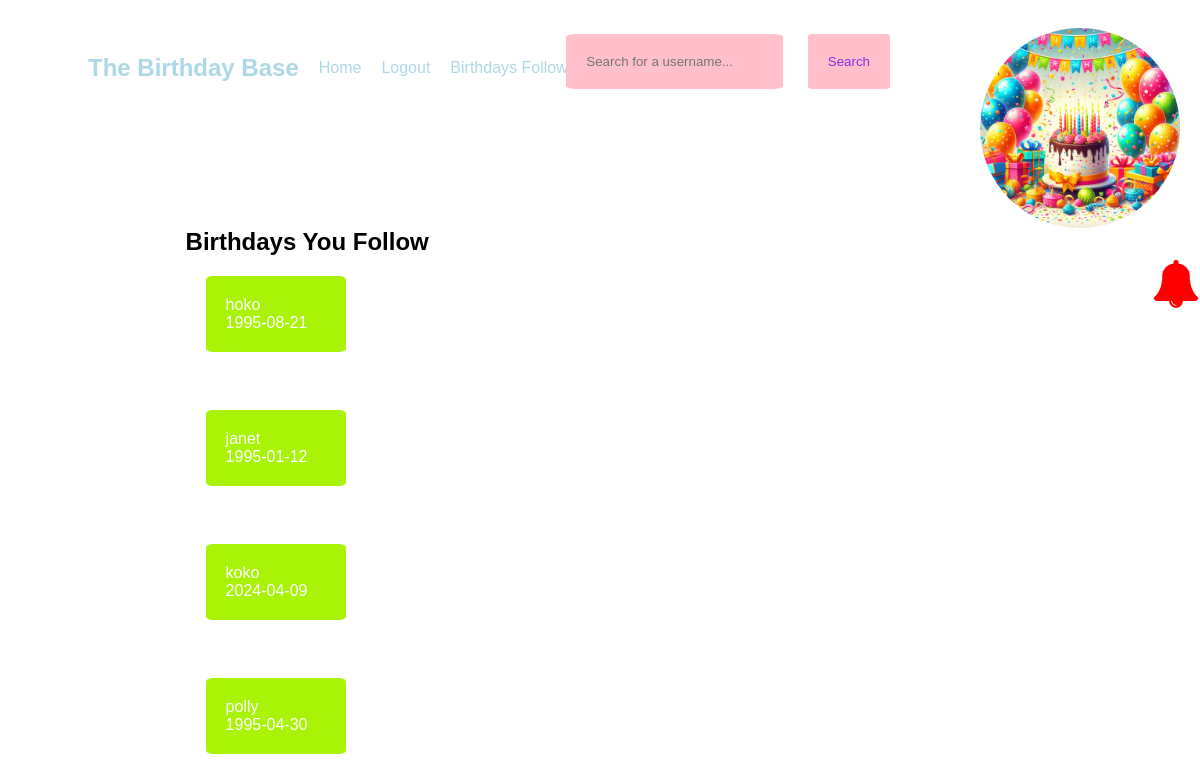
The page /bdaysfollowing (signed in) on the database as committed earlier.
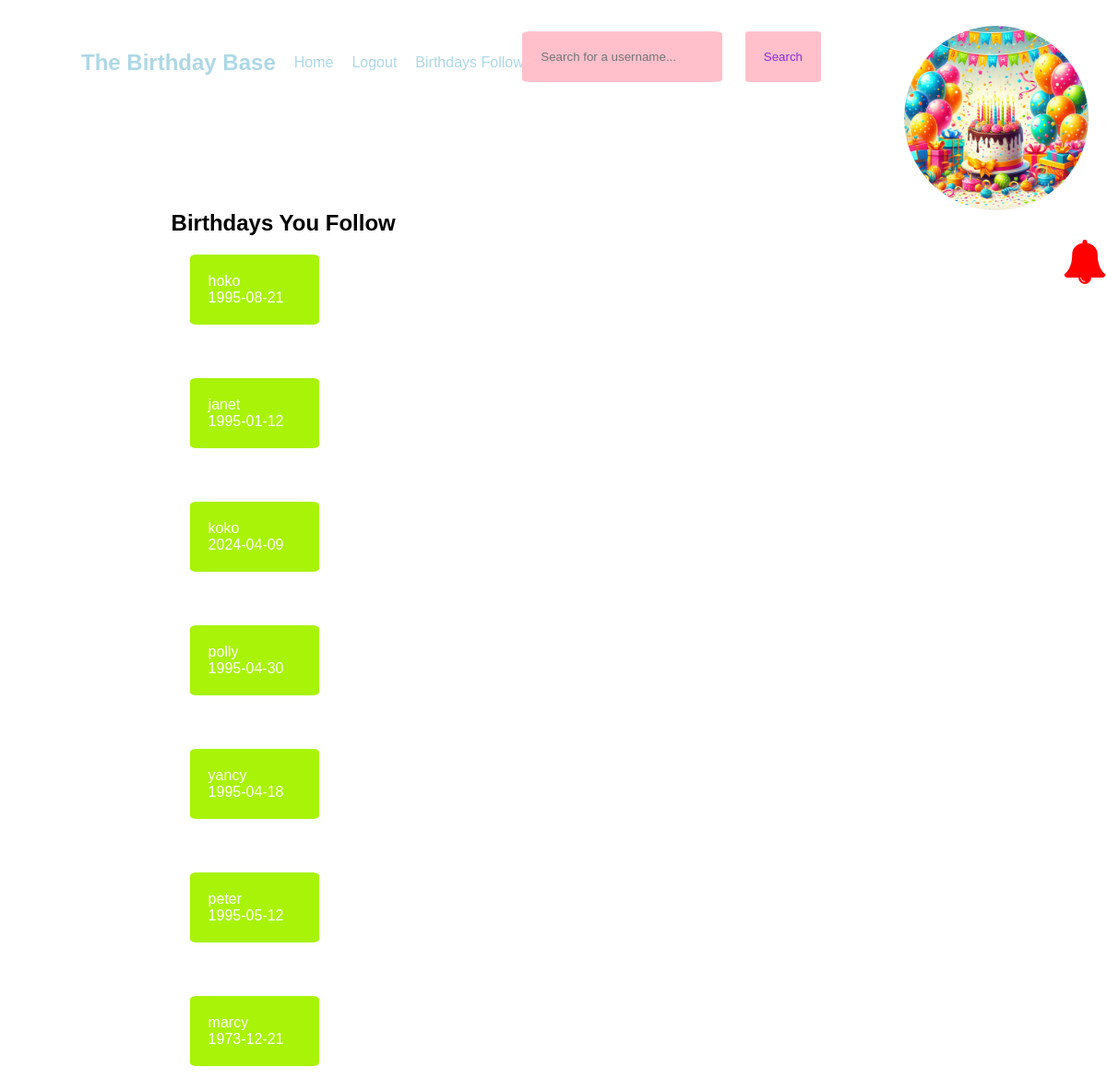
The same page on the database as committed later.
### app.py (models this page shows, shortened)
class Follow(db.Model):
    follower_id = db.Column(db.Integer, db.ForeignKey("user.id"), primary_key=True)
    followed_id = db.Column(db.Integer, db.ForeignKey("user.id"), primary_key=True)
    timestamp = db.Column(db.DateTime, default=datetime.now())

class User(db.Model, UserMixin):
    id = db.Column(db.Integer, primary_key=True)
    username = db.Column(db.String(20), nullable=False, unique=True)
    password = db.Column(db.String(80), nullable=False)
    first_name = db.Column(db.String(20), nullable=False)
    last_name = db.Column(db.String(80), nullable=True)
    birthday = db.Column(db.Date, nullable=False)
    profile_pic = db.Column(db.String(), default="default.jpg")
    followed = db.relationship(
        "Follow",
        foreign_keys=[Follow.follower_id],
        backref=db.backref("follower", lazy="joined"),
        lazy="dynamic",
        cascade="all, delete-orphan",
    )
    followers = db.relationship(
        "Follow",
        foreign_keys=[Follow.followed_id],
        backref=db.backref("followed", lazy="joined"),
        lazy="dynamic",
        cascade="all, delete-orphan",
    )
    postsender = db.relationship(
        "Post",
        backref=backref("postsender", uselist=False),
        foreign_keys=[Post.sender],
        lazy=True,
    )

### app.py (the view)
@app.route('/bdaysfollowing')
def bdaysfollowing():
    user_id = flask_login.current_user.id
    bday = Follow.query.filter_by(follower_id=user_id)
    return render_template("birthdaysfollowing.html", bday=bday)

### app.py (called while the page is built)
@login_manager.user_loader
def load_user(user_id):
    return User.query.get(int(user_id))

@app.context_processor
def base():
    def notifbday():
        print('test')
        if current_user.is_authenticated:
            print('test')
            user_id = flask_login.current_user.id
            today = datetime.now()
            one_month_later = today + relativedelta(months=1)
            print(one_month_later)
            one_month_before = today - relativedelta(months=12)
            birthdays_in_last_month = User.query.join(
                Follow, User.id == Follow.followed_id
            ).filter(
                (func.extract('month', User.birthday) >= today.month),
            (func.extract('month', User.birthday) <= one_month_later.month)).all()
            print(birthdays_in_last_month)
            return birthdays_in_last_month
        else:
            print('user is not logged in')
    return dict(notif=notifbday)

### templates/birthdaysfollowing.html
{% extends 'base.html' %} {% block content %}
<section>
  <h1>Birthdays You Follow</h1>
  {% for b in bday %}
  <div class="bdayfollowing">
<a href="{{ url_for('profile', username=b.followed.username) }}">
    {{ b.followed.username }}<br> {{ b.followed.birthday }}
  </a>
  </div>
  <br>
  {% endfor %}
</section>
{% endblock %}

Rows that differ between the two databases and show on the page:
added Follow: followed.username "yancy", followed.birthday "1995-04-18"
added Follow: followed.username "peter", followed.birthday "1995-05-12"
added Follow: followed.username "marcy", followed.birthday "1973-12-21"
